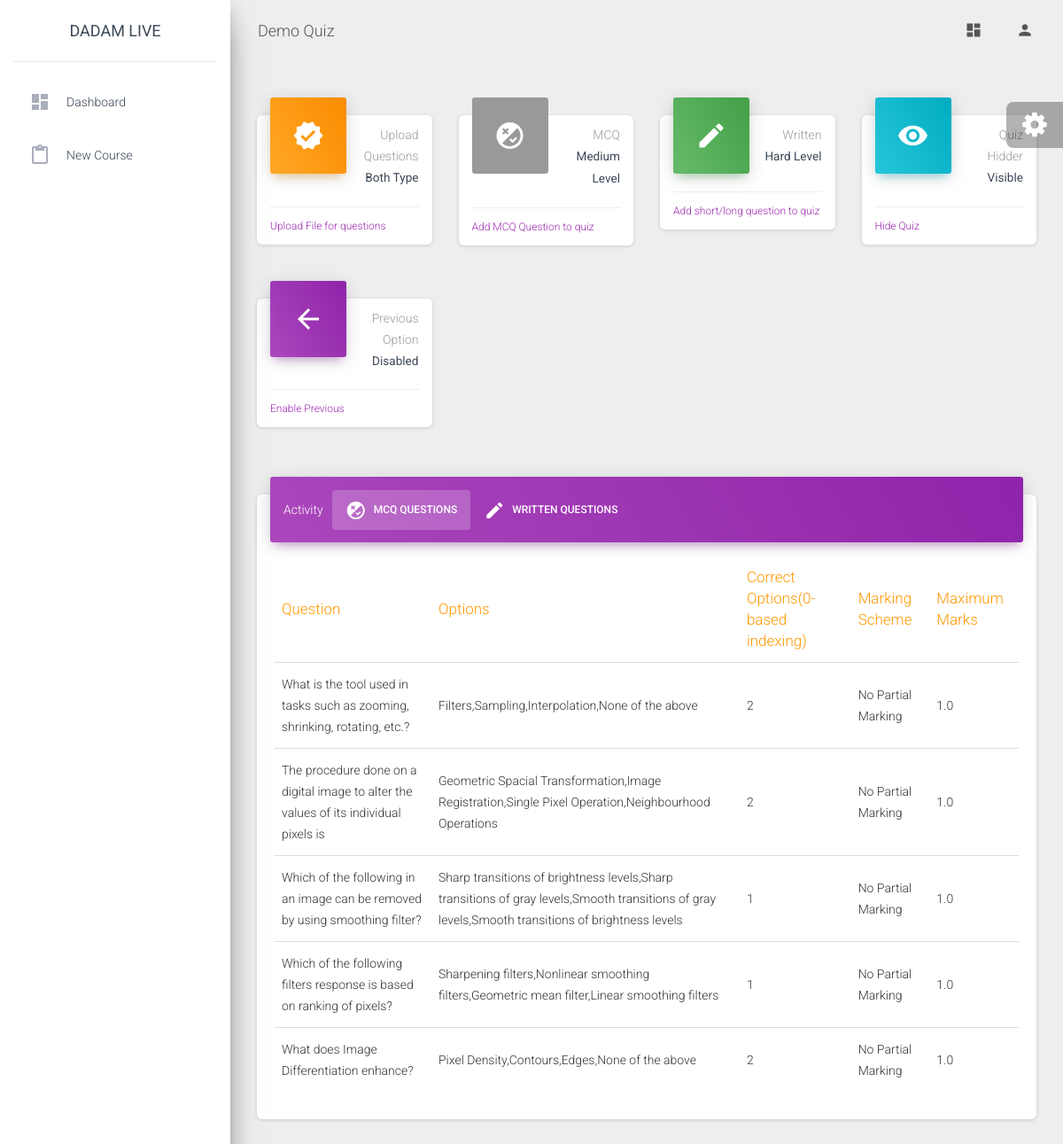
Page /dashboard/faculty/course/manage/quiz/24 (signed in) on the earlier database version.
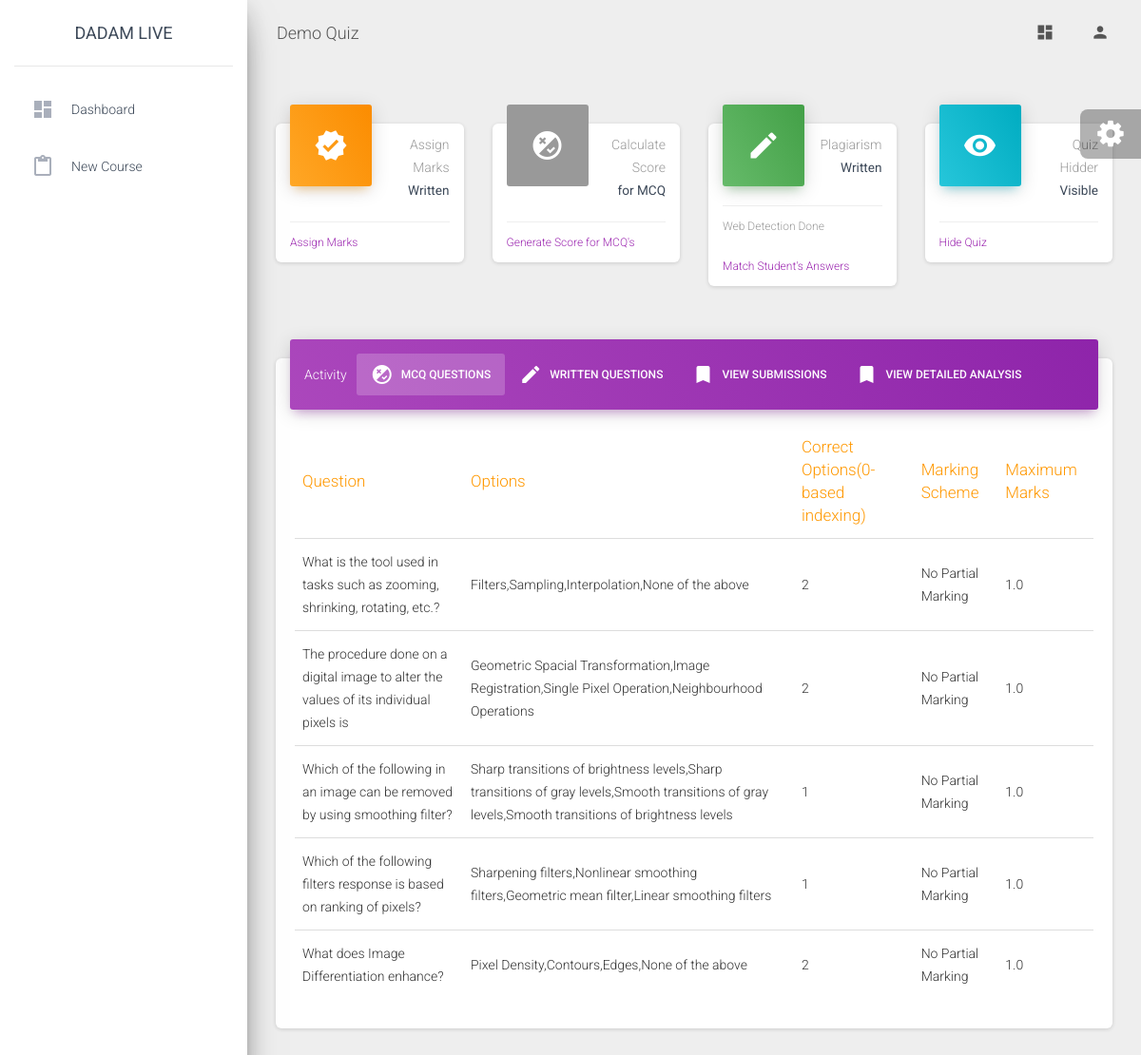
Same page on the later database version.
### faculty/views.py (the view)
# urls.py: path('course/manage/quiz/<str:quiz_id>',views.manage_quiz,name="manage_quiz"),
def manage_quiz(request,quiz_id):
    faculty=basicChecking(request)
    if faculty==False:
        return redirect('home')
    quiz=""
    try:
        quiz=Quiz.objects.get(id=int(quiz_id))
        course=quiz.course
        if course.instructor!=request.user:
            return JsonResponse({"message": "Course was not found on this server"}, status=400)
    except:
        return JsonResponse({"message": "Course was not found on this server"}, status=400)
    if request.method=="POST":
        question_type=request.POST.get("question_type")
        if int(question_type)==1:
            question_written=request.POST.get("question_written")
            max_marks_written=float(request.POST.get("max_marks_written"))
            scheme=int(request.POST.get("marking_scheme"))
            mcq=MCQ.objects.create(quiz=quiz, question=question_written, maximum_marks=max_marks_written, markingScheme=scheme)
            index=0
            for i in range(1,7):
                select=request.POST.get("sel"+str(i))
                if int(select)!=1:
                    option=request.POST.get("opt"+str(i))
                    mcq.options.append(option)
                    if int(select)==2:
                        mcq.correct_answers.append(index)
                    index=index+1
            mcq.save()
            quiz.maximum_marks+=max_marks_written
            quiz.save()
        elif int(question_type)==2:
            question_written=request.POST.get("question_written")
            max_marks_written=float(request.POST.get("max_marks_written"))
            WrittenQuestion.objects.create(quiz=quiz, question=question_written, maximum_marks=max_marks_written)
            quiz.maximum_marks+=max_marks_written
            quiz.save()
        elif int(question_type)==3:
            form=FileForm(request.POST,request.FILES)
            if form.is_valid():
                file=form.cleaned_data['file']
                if str(file).endswith('.csv'):
                    data=pd.read_csv(file)
                elif str(file).endswith('.xlsx'):
                    data=pd.read_excel(file)
                else:
                    mcq=MCQ.objects.filter(quiz=quiz)
                    written=WrittenQuestion.objects.filter(quiz=quiz)
                    submissions=False
                    if quiz.quizHeld:
                        submissions=Submission.objects.filter(quiz=quiz)
                    return render(request,"faculty/manage_quiz.html",context={"quiz": quiz, "mcq": mcq, "written": written, "message": "Not an excel or csv file", "submissions": submissions})
                return manage_quiz_helper(request, data, quiz)
        return redirect('manage_quiz',quiz_id)
    else:
        mcq=MCQ.objects.filter(quiz=quiz)
        written=WrittenQuestion.objects.filter(quiz=quiz)
        submissions=0
        if quiz.quizHeld:
            submissions=Submission.objects.filter(quiz=quiz)
        return render(request,"faculty/manage_quiz.html",context={"quiz": quiz, "mcq": mcq, "written": written, "submissions": submissions})

### faculty/views.py (called while the page is built)
def basicChecking(request):
    if request.user.is_authenticated==False:
        return False
    try:
        info=UserInformation.objects.get(user=request.user)
        if info.userType.userTypeCode==settings.CODE_FACULTY:
            faculty=Faculty.objects.get(user=request.user)
            return faculty
        return False
    except:
        return False

### faculty/templates/faculty/manage_quiz.html (shortened to what the changed rows need)
{% extends 'faculty/base.html' %} {% load static %}
{% block css %}
<link rel="stylesheet" href="http://cdn.datatables.net/1.10.2/css/jquery.dataTables.min.css"></style>
{% endblock %}
{% block main_body %}
<div class="row">
    <div class="col-lg-3 col-md-6 col-sm-6">
      <div class="card card-stats">
        <div class="card-header card-header-warning card-header-icon">
          <div class="card-icon">
            <i class="material-icons">verified</i>
          </div>
          <p class="card-category">
            {% if quiz.quizHeld %}
            Assign Marks
            {% else %}
            Upload Questions
            {% endif %}</p>
          <h5 class="card-title">
            <small>
            {% if quiz.quizHeld %}
            Written
            {% else %}
            Both Type
            {% endif %}</small>
          </h5>
        </div>
        <div class="card-footer">
          <div class="stats">
              {% if quiz.quizHeld %}
              <a data-toggle="modal" data-target="#modal4" href="#">Assign Marks</a>
              {% else %}
                <a data-toggle="modal" data-target="#modal0" href="#">Upload File for questions</a>
              {% endif %}
          </div>
        </div>
      </div>
    </div>
    <div class="col-lg-3 col-md-6 col-sm-6">
      <div class="card card-stats">
        <div class="card-header card-header-alert card-header-icon">
          <div class="card-icon">
            <i class="material-icons">flaky</i>
          </div>
          <p class="card-category">
            {% if quiz.quizHeld %}
            Calculate Score
            {% else %}
            MCQ
            {% endif %}
          </p>
          <h5 class="card-title">
            {% if quiz.quizHeld %}
            <small>for MCQ</small>
            {% else %}
            <small>Medium Level</small>
            {% endif %}
          </h5>
        </div>
        <div class="card-footer">
          <div class="stats">
              {% if quiz.quizHeld %}
              <a href="{% url 'generate_score' quiz_id=quiz.id %}" onclick="return confirm('It will take a moment to calculate the marks so please wait until it do.')">Generate Score for MCQ's</a>
              {% else %}
                <a data-toggle="modal" data-target="#modal1" href="#">Add MCQ Question to quiz</a>
              {% endif %}
          </div>
        </div>
      </div>
    </div>
    <div class="col-lg-3 col-md-6 col-sm-6">
      <div class="card card-stats">
        <div class="card-header card-header-success card-header-icon">
          <div class="card-icon">
            <i class="material-icons">create</i>
          </div>
          <p class="card-category">
            {% if quiz.quizHeld %}
            Plagiarism
            {% else %}
            Written
            {% endif %}
          </p>
          <h5 class="card-title"><small>
            {% if quiz.quizHeld %}
            Written
            {% else %}
            Hard Level
            {% endif %}
          </small></h5>
        </div>
        <div class="card-footer">
          <div class="stats">
            {% if quiz.quizHeld %}
              {% if quiz.webDetectionDone %}
                Web Detection Done
              {% else %}
                <a href="{% url 'detect_web_sources' quiz_id=quiz.id %}" onclick="return confirm('It will take few minutes for web detection. Do not close the webpage.')">Detect Web Sources</a>
              {% endif %}
            {% else %}
            <a data-toggle="modal" data-target="#modal2" href="#">Add short/long question to quiz</a>
            {% endif %}
          </div>
        </div>
        {% if quiz.quizHeld %}
          <div class="card-footer">
            <div class="stats">
              {% if quiz.studentAnswersMatched %}
                  Students Answers Matched
              {% else %}
                  <a href="{% url 'match_student_answers' quiz_id=quiz.id %}" onclick="return confirm('It will take few minutes to match the answers of all students. Do not close the webpage.')">Match Student's Answers</a>
              {% endif %}
            </div>
          </div>
        {% endif %}
      </div>
    </div>
    {% if quiz.quizHeld %}{% else %}
      <div class="col-lg-3 col-md-6 col-sm-6">
        <div class="card card-stats">
          <div class="card-header card-header-primary card-header-icon">
            <div class="card-icon">
              <i class="material-icons">arrow_back</i>
            </div>
            <p class="card-category">Previous Option</p>
            <h5 class="card-title">
              <small>
                  {% if quiz.disable_previous %}Disabled{% else %}Enabled{% endif %}
              </small></h5>
          </div>
          <div class="card-footer">
            <div class="stats">
              <a href="{% url 'change_prev_status' quiz_id=quiz.id %}">{% if quiz.disable_previous %}Enable Previous{% else %}Disable Previous{% endif %}</a>
            </div>
          </div>
        </div>
      </div>
    {% endif %}
  </div>
  <div class="row">
    <div class="col-lg-12 col-md-12">
      <div class="card">
        <div class="card-header card-header-tabs card-header-primary">
          <div class="nav-tabs-navigation">
            <div class="nav-tabs-wrapper">
              <ul class="nav nav-tabs" data-tabs="tabs">
                {% if quiz.quizHeld %}
                <li class="nav-item">
                  <a class="nav-link" href="#assign" data-toggle="tab">
                    <i class="material-icons">turned_in</i> View Submissions
                    <div class="ripple-container"></div>
                  </a>
                </li>
                <li class="nav-item">
                  <a class="nav-link" data-toggle="modal" data-target="#modal3" href="#" onclick="get_analysis()">
                    <i class="material-icons">turned_in</i> View Detailed Analysis
                    <div class="ripple-container"></div>
                  </a>
                </li>
                {% endif %}
              </ul>
            </div>
          </div>
        </div>
        <div class="card-body">
          <div class="tab-content">
            <div class="tab-pane active" id="mcqs">
                <table class="table table-hover">
                    <thead class="text-warning">
                      <th>Question</th>
                      <th>Options</th>
                      <th>Correct Options(0-based indexing)</th>
                      <th>Marking Scheme</th>
                      <th>Maximum Marks</th>
                    </thead>
                </table>
            </div>
            </div>
          </div>
        </div>
      </div>
    </div>
  </div>
{% endblock %}

Differences in the rows shown:
changed Quiz "Demo Quiz": quizHeld False → True (drawn)
Other differences:
text no longer shown: "Upload Questions Both Type Upload File for questions MCQ Medium Level Add MCQ Question to quiz Hard Level Add short/long question to quiz Previous Option Disabled Enable Previous"
text now shown: "Assign Marks Assign Marks Calculate Score for MCQ Generate Score for MCQ's Plagiarism Web Detection Done Match Student's Answers VIEW SUBMISSIONS VIEW DETAILED ANALYSIS"
